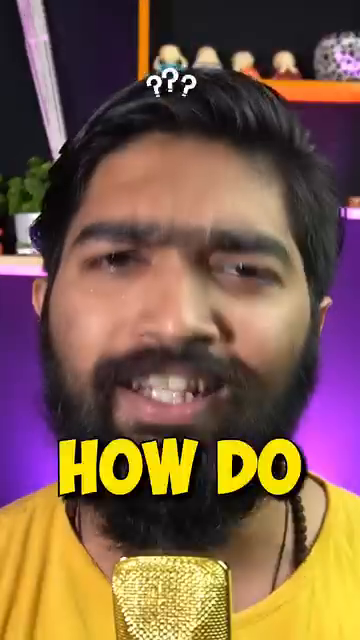
#> input picture frame 117 of Slow and Fast Motion Video/video1.mp4, 360 x 640 px
$ jupyter execute video.ipynb
#> lines starting #> are read from the running program, lines starting #| are printed output that depends on the picture
[cell 1]
import cv2

cap = cv2.VideoCapture('video1.mp4')

# Get original FPS of the video
fps = cap.get(cv2.CAP_PROP_FPS)
print(f"Original FPS: {fps}")

while cap.isOpened():
    ret, frame = cap.read()
#> frame is the input picture: shape (640, 360, 3); mean B, G, R 74.6, 93.6, 124.8
    if not ret:
        break

    cv2.imshow('Video Playback', frame)

    # Slow Motion → increase delay (e.g., 100 ms)
    # Fast Motion → decrease delay (e.g., 10 ms)
    key = cv2.waitKey(50) & 0xFF   # 50 ms delay → slow playback
#> (key q is pressed here)

    if key == ord('q'):  # Quit
        break

cap.release()
cv2.destroyAllWindows()

[cell 2]
import cv2

cap = cv2.VideoCapture('video1.mp4')
fps = cap.get(cv2.CAP_PROP_FPS)
delay = int(1000 / fps)  # Start with normal speed

while cap.isOpened():
    ret, frame = cap.read()
    frame=cv2.resize(frame,(500,500))
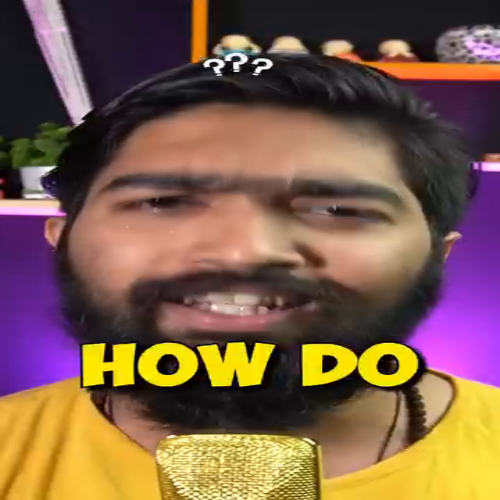
#> frame: shape (500, 500, 3); mean B, G, R 74.6, 93.6, 124.8
    if not ret:
        break

    cv2.imshow('Video Control', frame)

    key = cv2.waitKey(delay) & 0xFF
#> (key q is pressed here)

    if key == ord('q'):   # Quit
        break
    elif key == ord('s'): # Slow motion
        delay += 5
    elif key == ord('f'): # Fast motion
        delay = max(1, delay - 5)

cap.release()
cv2.destroyAllWindows()


$ run again, starting later in the video
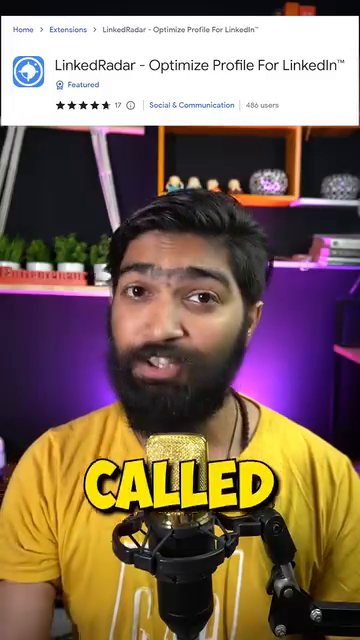
#> input picture frame 527 of Slow and Fast Motion Video/video1.mp4, 360 x 640 px
#> frame is the input picture: shape (640, 360, 3); mean B, G, R 91, 106.7, 128.7
#> `frame=cv2.resize(frame,(500,500))`:
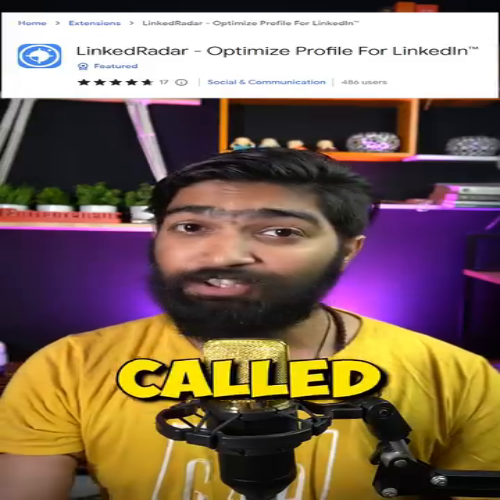
#> frame: shape (500, 500, 3); mean B, G, R 90.9, 106.6, 128.6

$ run again, starting later in the video
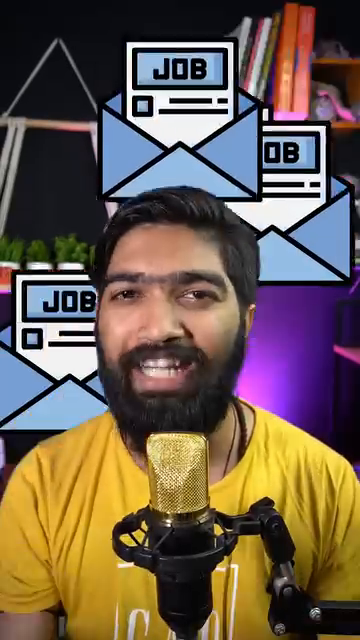
#> input picture frame 938 of Slow and Fast Motion Video/video1.mp4, 360 x 640 px
#> frame is the input picture: shape (640, 360, 3); mean B, G, R 77.7, 92.4, 109.2
#> `frame=cv2.resize(frame,(500,500))`:
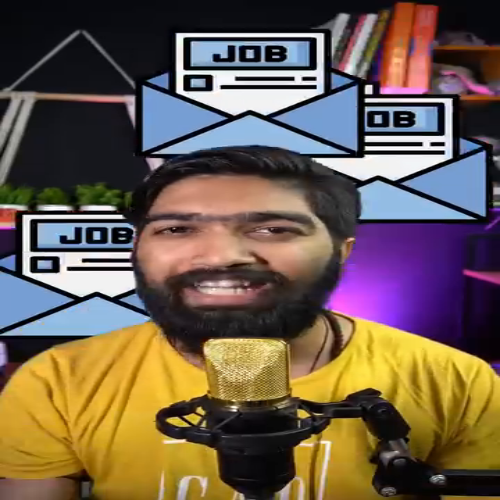
#> frame: shape (500, 500, 3); mean B, G, R 77.7, 92.3, 109.1
